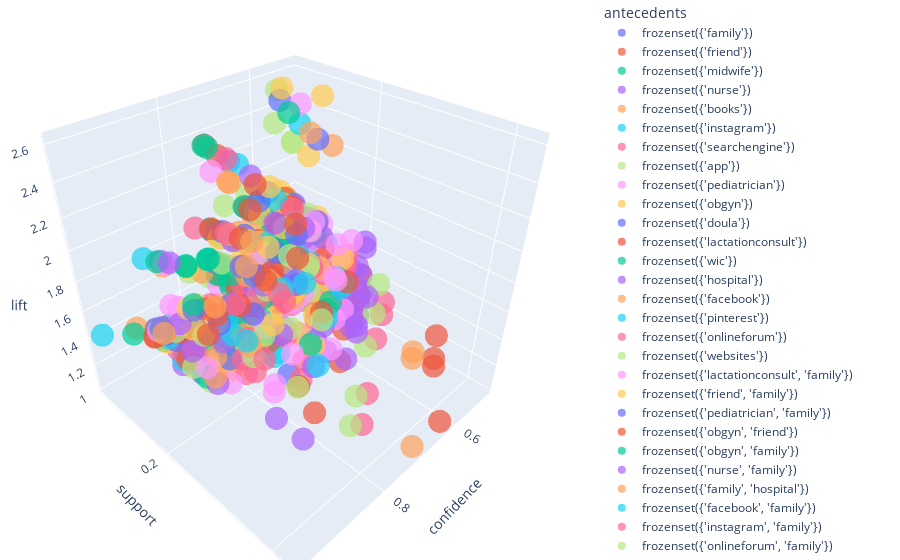

The cell this chart's notebook holds for it:
### Markdown cell above
__Antecedent:__ refers to the items on the LEFT ie., the item which the customer buy.

__Consequent:__ refers to the items on the RIGHT ie., the item which the customer follows to buy.

### Code cell
fig = px.scatter_3d(rules, x='confidence', y='support', z='lift', opacity=0.7, color='antecedents')
                    #color='petal_length', symbol='species')
# tight layout
fig.update_layout(margin=dict(l=0, r=0, b=0, t=0))
fig.show()
